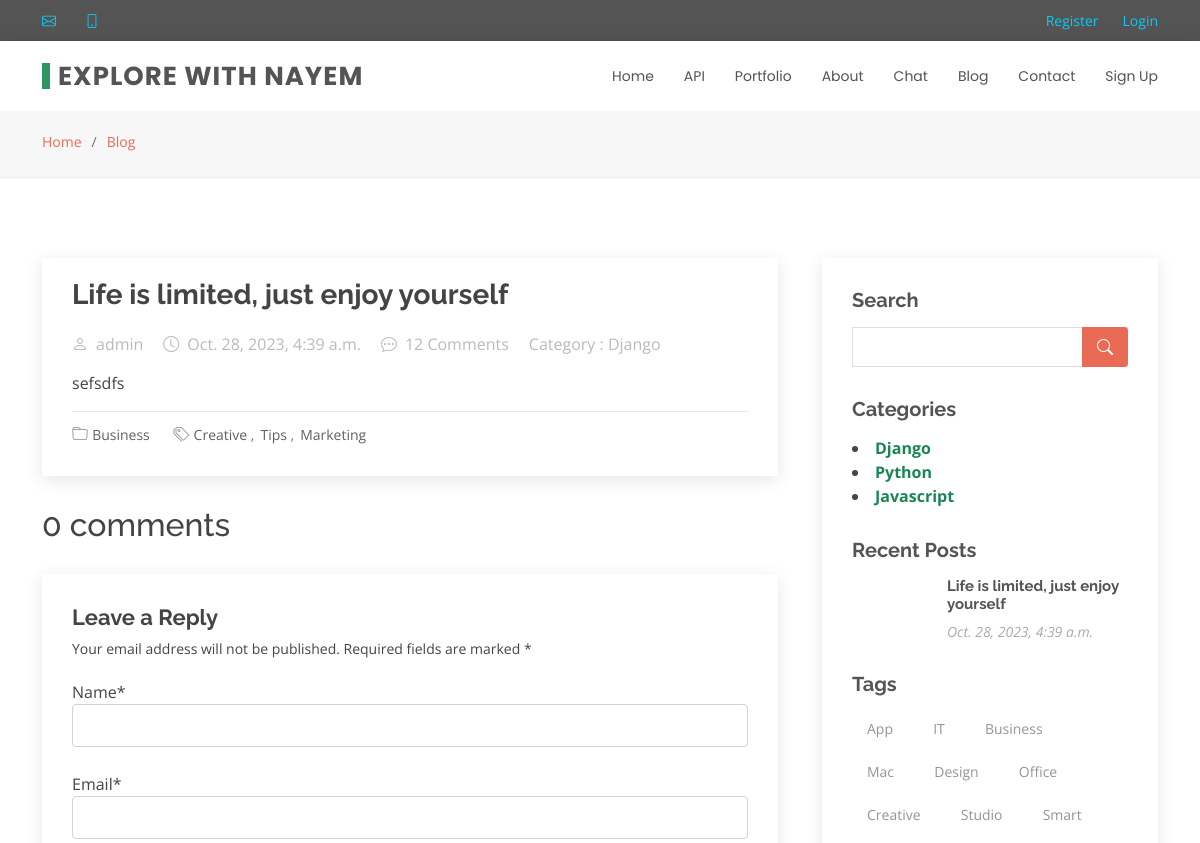
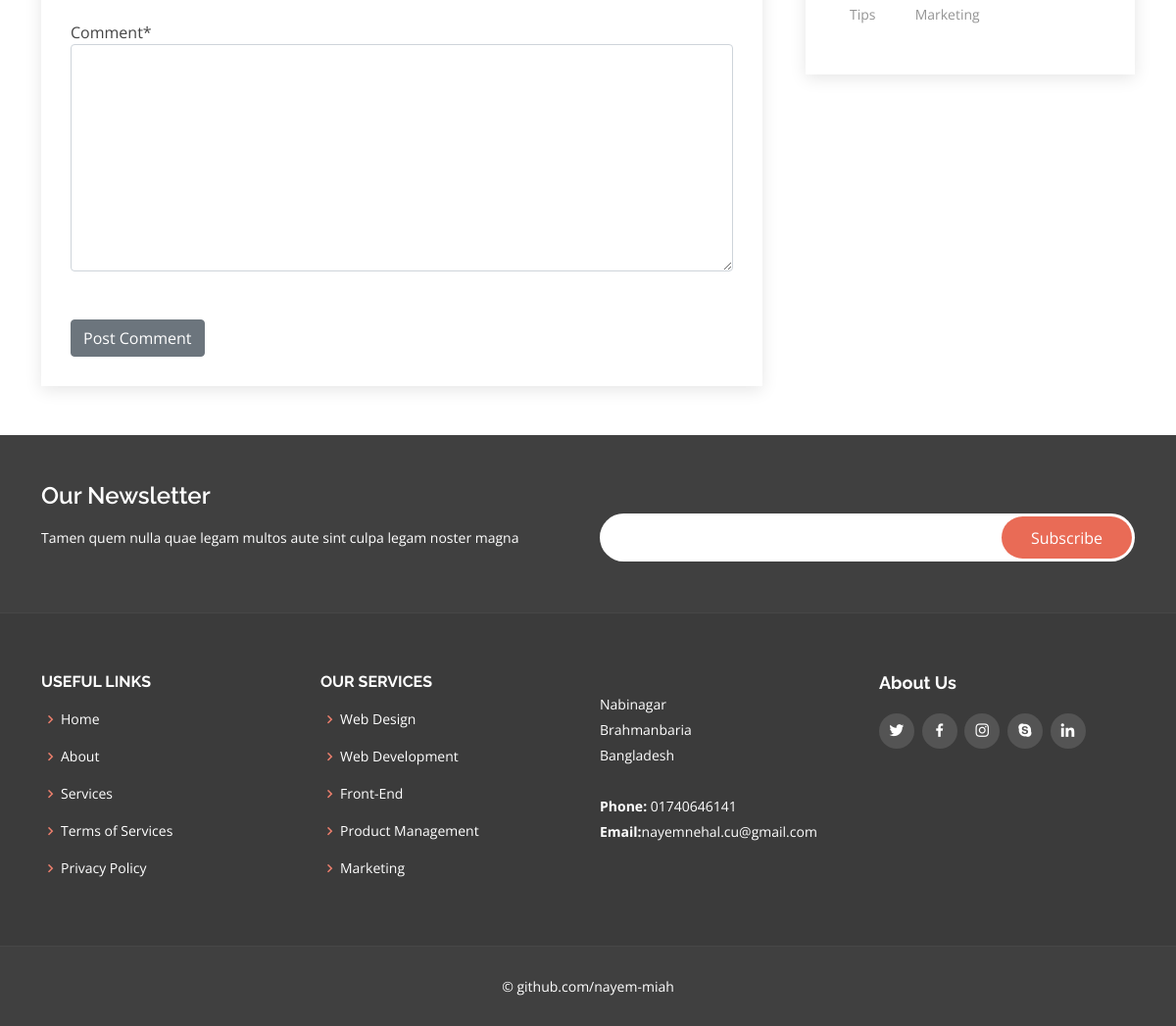
/blog/life-is-limited-just-enjoy-yourself/, run on the app's committed database (2 pictures, top to bottom).
### header/models.py (models this page shows, shortened)
class Header(models.Model):
    logo = models.CharField(max_length=25)

### blog/models.py (models this page shows, shortened)
class Post(models.Model):
      class ArticlePublishOptions(models.TextChoices):
         PUBLISH = "pub", "Publish"
         DRAFT = "dra", "DRAFT"
         PRIVATE = "pri", "Private"
      catagory = models.ForeignKey(Category, on_delete=models.SET_NULL, null=True, blank=True)
      headline = models.CharField(max_length=240,help_text="Headline of the article",)
      sub_headline = models.CharField(max_length=250 , blank=True, null=True)
      thumbnail = models.ImageField(blank=True,null=True,upload_to='images/')
      body = RichTextField()
      author = models.ForeignKey(Account, blank=True,on_delete= models.CASCADE, related_name='blog_post')
      slug = models.SlugField(blank=True,null=True)
      publish_status = models.CharField(
        max_length=3,
        choices=ArticlePublishOptions.choices,
        default=ArticlePublishOptions.DRAFT,)
      published = models.DateTimeField(default=timezone.now)
      created = models.DateTimeField(auto_now_add=True)
      objects = AgentManager()
      def get_absolute_url(self):
          return reverse("blog:post_detail", args=[self.slug])
      class Meta:
            ordering = ('-published',)

class Category(models.Model):
    name = models.CharField(max_length=25)
    def __str__(self):
      return self.name

### account/models.py (models this page shows, shortened)
class Account(AbstractBaseUser):
	email 					= models.EmailField(verbose_name="email", max_length=60, unique=True)
	username 				= models.CharField(max_length=30, unique=True)
	date_joined				= models.DateTimeField(verbose_name='date joined', auto_now_add=True)
	last_login				= models.DateTimeField(verbose_name='last login', auto_now=True)
	is_admin				= models.BooleanField(default=False)
	is_active				= models.BooleanField(default=True)
	is_staff				= models.BooleanField(default=False)
	is_superuser			= models.BooleanField(default=False)
	profile_image			= models.ImageField(max_length=255, null=True, blank=True, default="profile_images/d.png")
	hide_email				= models.BooleanField(default=True)
	USERNAME_FIELD = 'email'
	REQUIRED_FIELDS = ['username']
	objects = MyAccountManager()
	def __str__(self):
		return self.username

### blog/views.py (the view)
# urls.py: path('<slug:slug>/', views.post_detail, name='post_detail'),
def post_detail(request, slug):
    template = 'blog-single.html'
    header = Header.objects.order_by()
    cate = Category.objects.all()
    posts = Post.objects.filter(publish_status=Post.ArticlePublishOptions.PUBLISH)[0:3]
    post = get_object_or_404(Post, slug=slug)
    comments = post.comment_here.filter(approved=True)
    new_comment = None
    if request.method == 'POST':
        comment_form = CommentForm(request.POST)
        if comment_form.is_valid():
            new_comment = comment_form.save(commit=False)
            new_comment.post = post
            new_comment.save()
    else:
        comment_form = CommentForm()
    context = {
        'post': post,
        'comments': comments,
        'posts': posts,
        'headerdata': header,
        'category': cate,
        'comment_form': comment_form,
        "new_comment": new_comment,
    }
    return render(request, template_name=template, context=context)

### blog/forms.py
class CommentForm(forms.ModelForm):
    class Meta:
        model = Comments
        fields = ("name", "email", "comment")

### blog/models.py (called while the page is built)
    def get_queryset(self, *args, **kwargs):
        return AgentQuerySet(self.model, using=self._db)

### templates/blog-single.html (shortened to what this page needs)
{% extends 'base.html' %}
{% load static %}
{% block title %}
{% load crispy_forms_tags %}
{% endblock %}
{% block content %}
  <main id="main">
    <section id="breadcrumbs" class="breadcrumbs">
      <div class="container">
        <ol>
          <li><a href="index.html">Home</a></li>
          <li><a href="blog.html">Blog</a></li>
        </ol>
      </div>
    </section>
    <section id="blog" class="blog">
      <div class="container" data-aos="fade-up">
        <div class="row">
          <div class="col-lg-8 entries">
            <article class="entry entry-single">
              <h2 class="entry-title">
                {{post.headline}}
              </h2>
              <div class="entry-meta">
                <ul>
                  <li class="d-flex align-items-center"><i class="bi bi-person"></i> {{post.author}}</li>
                  <li class="d-flex align-items-center"><i class="bi bi-clock"></i> {{post.published}}</time></li>
                  <li class="d-flex align-items-center"><i class="bi bi-chat-dots"></i> 12 Comments</li>
                  <li class="d-flex align-items-center"> Category : {{post.catagory}}</li>
                </ul>
              </div>
              <div class="entry-content">
                   {{post.body | safe }}
              </div>
              <div class="entry-footer">
                <i class="bi bi-folder"></i>
                <ul class="cats">
                  <li><a href="#">Business</a></li>
                </ul>
                <i class="bi bi-tags"></i>
                <ul class="tags">
                  <li><a href="#">Creative</a></li>
                  <li><a href="#">Tips</a></li>
                  <li><a href="#">Marketing</a></li>
                </ul>
              </div>
            </article>
            <div class="blog-comments">
              {% with comments.count as total_comments %}
                <h2>{{ total_comments }} comments</h2>
              {% endwith %}
              {% if new_comment %}
                  <div class="alert alert-success" role="alert">
                            Your comment is awaiting moderation
                  </div>
              {% else %}
              <div class="reply-form">
                <h4>Leave a Reply</h4>
                <p>Your email address will not be published. Required fields are marked * </p>
                   <form method="post" style="margin-top: 1.3em;">
                        {{ comment_form | crispy }}
                        <br/>
                        <button type="submit" class="btn btn-secondary">Post Comment</button>
                   </form>
                </div>
               {%endif%}
            </div>
          </div>
          <div class="col-lg-4">
            <div class="sidebar">
              <h3 class="sidebar-title">Search</h3>
              <div class="sidebar-item search-form">
                  <form action="{% url 'blog:search' %}" method=POST>
                  <input type="text" name="searched">
                  <button type="submit"><i class="bi bi-search"></i></button>
                </form>
              </div>
              <h3 class="sidebar-title">Categories</h3>
              <div class="sidebar-item categories">
                 {% for cat in category %}
                   <li> <b><a class="text-success " href="{% url 'blog:blog' %}?category={{cat.name}}">{{cat.name}}</a></b></li>
                 {% endfor %}
              </div>
              <h3 class="sidebar-title">Recent Posts</h3>
              <div class="sidebar-item recent-posts">
                {% for post in posts %}
                 <div class="post-item clearfix">
                  <h4><a href="{{ post.get_absolute_url }}">{{ post.headline }}</a></h4>
                  <time datetime="2020-01-01">{{post.published}}</time>
                 </div>
                {% endfor %}
              </div>
              <h3 class="sidebar-title">Tags</h3>
              <div class="sidebar-item tags">
                <ul>
                  <li><a href="#">App</a></li>
                  <li><a href="#">IT</a></li>
                  <li><a href="#">Business</a></li>
                  <li><a href="#">Mac</a></li>
                  <li><a href="#">Design</a></li>
                  <li><a href="#">Office</a></li>
                  <li><a href="#">Creative</a></li>
                  <li><a href="#">Studio</a></li>
                  <li><a href="#">Smart</a></li>
                  <li><a href="#">Tips</a></li>
                  <li><a href="#">Marketing</a></li>
                </ul>
              </div>
            </div>
          </div>
        </div>
      </div>
    </section>
  </main>
{% endblock %}

### templates/base/header.html (shortened to what this page needs)
  <section id="topbar" class="d-flex align-items-center">
    <div class="container d-flex justify-content-center justify-content-md-between">
      <div class="contact-info d-flex align-items-center">
        <i class="bi bi-envelope d-flex align-items-center"><a href="mailto:contact@example.com">{{top_headerdata.0.email}}</a></i>
        <i class="bi bi-phone d-flex align-items-center ms-4"></i>
      </div>
      <div class="social-links d-none d-md-flex align-items-center">
          {% if user.is_authenticated%}
               <a class="d-flex align-items-center ms-4" href="{%url 'logout'%}">Logout</a>
               <a class="d-flex align-items-center ms-4" style="color:#0dcaf0">{{user.username}}</a>
          {% else %}
               <br/>
              <a class="d-flex align-items-center ms-4" style="color:#0dcaf0" href="{% url 'index'%}">Register</a></p>
              <a class="d-flex align-items-center ms-4" style="color:#0dcaf0" href="{% url 'login'%}">Login</a></p>
          {% endif %}
      </div>
    </div>
  </section>
  <header id="header" class="d-flex align-items-center">
    <div class="container d-flex justify-content-between align-items-center">
      <div class="logo">
        <h1><a href="{% url 'index'%}">{{headerdata.0.logo}}</a></h1>
      </div>
      <nav id="navbar" class="navbar">
        <ul>
          <li><a class="{% block homeactive %} {% endblock %}" href="{% url 'index'%}">Home</a></li>
          <li><a class="{% block teamactive %} {% endblock %}" href="http://localhost:8000/docs/">API</a></li>
          <li><a class="{% block portfolioactive %} {% endblock %}" href="{% url 'portfolio'%}">Portfolio</a></li>
          <li><a class="{% block aboutactive %} {% endblock %}" href="{% url 'about'%}">About</a></li>
          <li><a class="" href="{% url 'chat:friend_list'%}">Chat</a></li>
          <li><a class="{% block blogactive %} {% endblock %}" href="{% url 'blog:blog'%}">Blog</a></li>
          <li><a class="{% block contactactive %}{% endblock %}" href="{% url 'contact'%}">Contact</a></li>
          {% if user.is_authenticated%}
             <li><a href="{% url 'profile'%}">Account</a></li>
          {% else %}
             <li><a href="{% url 'account'%}">Sign Up</a></li>
          {% endif %}
        </ul>
      </nav>
    </div>
  </header>

### data on the page
Header: logo "EXPLORE WITH NAYEM"
Post: headline "Life is limited, just enjoy yourself", author "admin", published "Oct. 28, 2023, 4:39 a.m.", catagory "Django", body "sefsdfs"
Category: name "Django"
Category: name "Python"
Category: name "Javascript"

### other printed values
{{ total_comments }} "0"
